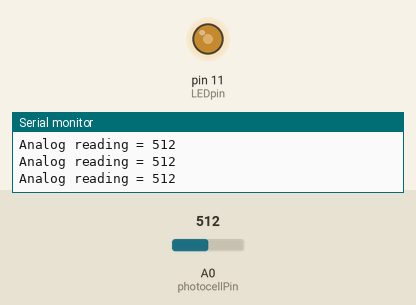
Recording of a sketch running on a simulated Arduino Uno, built with avr-gcc and run on an emulated ATmega328P. Parts: output pins drawn as LEDs (lit = HIGH), the last lines printed to the serial monitor. Inputs (shaded band) come from the test bench; at power-on: A0 (photocellPin) = 512.

Above: at 1.2 s.
1.3 s: A0 (photocellPin) set to 306
At 1.9 s:
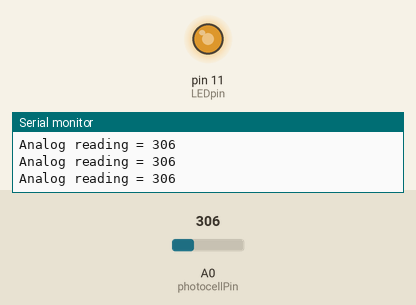
2.8 s: A0 (photocellPin) set to 122
At 3.3 s:
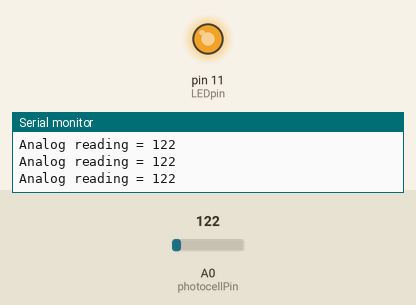
4.3 s: A0 (photocellPin) set to 900
At 4.7 s:
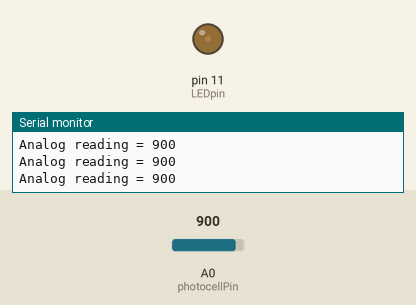
5.8 s: A0 (photocellPin) set to 1023
At 7.0 s:
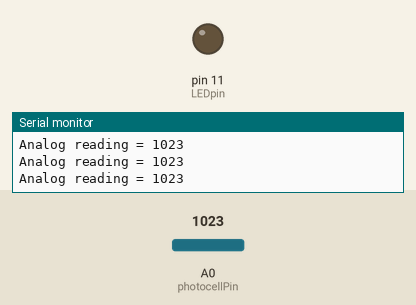
7.3 s: A0 (photocellPin) set to 511
At 8.7 s:
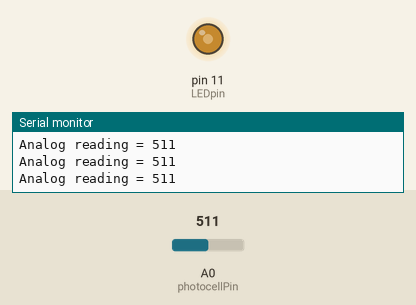
Timing chart, 0 to 9.8 s (numbered marks = the images above; inputs shaded):
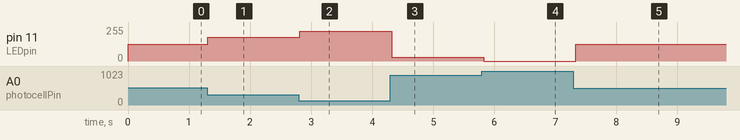

Measured:
- after the input at 1.3 s, pin 11 (LEDpin): 127/255 → 178/255 at once
- after the input at 2.8 s, pin 11 (LEDpin): 178/255 → 224/255 at once
- after the input at 4.3 s, pin 11 (LEDpin): 224/255 → 30/255 at once
- after the input at 5.8 s, pin 11 (LEDpin): 30/255 → 0/255 at once
- after the input at 7.3 s, pin 11 (LEDpin): 0/255 → 127/255 at once

The sketch:

Photocell.ino
```cpp
int photocellPin = 0;
int photocellReading = 0;
int LEDpin = 11;
int LEDbrightness;
void setup(void) {
  Serial.begin(9600);
}

void loop(void) {
  photocellReading = analogRead(photocellPin);

  Serial.print("Analog reading = ");
  Serial.println(photocellReading);


  photocellReading = 1023 - photocellReading;

  LEDbrightness = map(photocellReading, 0, 1023, 0, 255);
  analogWrite(LEDpin, LEDbrightness);

  delay(100);
}
```
